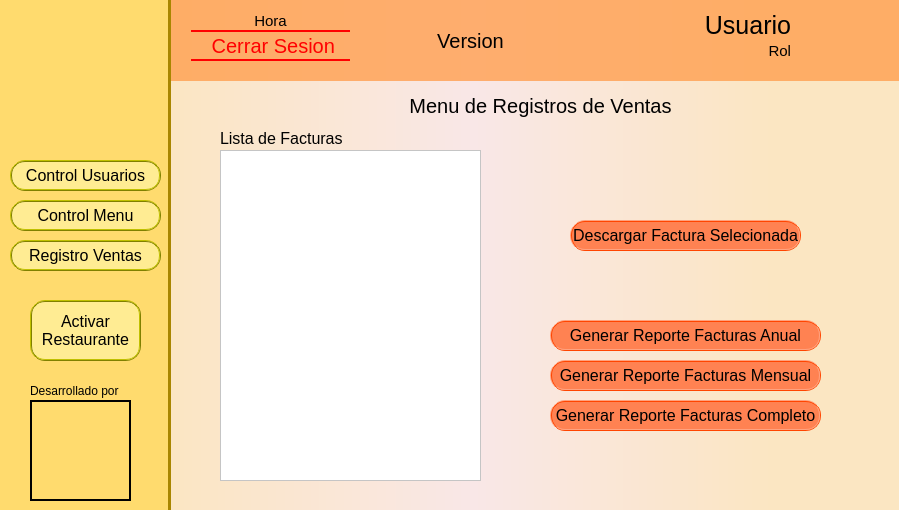
<?xml version="1.0" encoding="UTF-8"?>
<ui version="4.0">
 <class>VentanaPrincipalAdmin</class>
 <widget class="QMainWindow" name="VentanaPrincipalAdmin">
  <property name="geometry">
   <rect>
    <x>0</x>
    <y>0</y>
    <width>899</width>
    <height>510</height>
   </rect>
  </property>
  <property name="windowTitle">
   <string>RestauranTEC Principal Admin</string>
  </property>
  <property name="windowIcon">
   <iconset>
    <normaloff>img/LogoApp.png</normaloff>
    <normalon>img/LogoApp.png</normalon>img/LogoApp.png</iconset>
  </property>
  <property name="styleSheet">
   <string notr="true">QWidget#centralwidget{
	background-color: 
		qlineargradient(spread:pad, x1:0.181, y1:0, x2:0.858, y2:0, stop:0#fbe6c2, stop:0.511364 #F9E7E7, stop:1 #fbe6c2);
}
QFrame#frame_1{
	background-color:rgb(255, 157, 77, 200) ;
}
QFrame#frame_2
{
	background-color: #ffdb6e;
	border-right: 3px solid #a98600;
}  
</string>
  </property>
  <widget class="QWidget" name="centralwidget">
   <widget class="QFrame" name="frame_1">
    <property name="geometry">
     <rect>
      <x>170</x>
      <y>0</y>
      <width>731</width>
      <height>81</height>
     </rect>
    </property>
    <property name="styleSheet">
     <string notr="true">QWidget{
	font-size: 20px;
}

QPushButton{
	color: red;
	background-color: rgba(0,0,0, 0) ;
	border-bottom: 2px solid red;
	border-top: 2px solid red;
    border-radius: 1px;
}
QPushButton:hover{
	color: #c20d00;
 	border-color: #c20d00;
}
QPushButton:pressed{
	color: #ff41330;
 	border-color: #ff4133;
}

QLabel#label_2{
	font-size: 25px;
}
QLabel#label, QLabel#label_3{
	font-size: 15px;
}</string>
    </property>
    <widget class="QLabel" name="label">
     <property name="geometry">
      <rect>
       <x>400</x>
       <y>40</y>
       <width>221</width>
       <height>21</height>
      </rect>
     </property>
     <property name="text">
      <string>Rol</string>
     </property>
     <property name="alignment">
      <set>Qt::AlignRight|Qt::AlignTrailing|Qt::AlignVCenter</set>
     </property>
    </widget>
    <widget class="QLabel" name="label_3">
     <property name="geometry">
      <rect>
       <x>20</x>
       <y>10</y>
       <width>161</width>
       <height>21</height>
      </rect>
     </property>
     <property name="text">
      <string>Hora</string>
     </property>
     <property name="alignment">
      <set>Qt::AlignCenter</set>
     </property>
    </widget>
    <widget class="QLabel" name="label_2">
     <property name="geometry">
      <rect>
       <x>400</x>
       <y>10</y>
       <width>221</width>
       <height>31</height>
      </rect>
     </property>
     <property name="text">
      <string>Usuario</string>
     </property>
     <property name="alignment">
      <set>Qt::AlignRight|Qt::AlignTrailing|Qt::AlignVCenter</set>
     </property>
    </widget>
    <widget class="QLabel" name="label_41">
     <property name="geometry">
      <rect>
       <x>200</x>
       <y>30</y>
       <width>201</width>
       <height>21</height>
      </rect>
     </property>
     <property name="text">
      <string>Version</string>
     </property>
     <property name="alignment">
      <set>Qt::AlignCenter</set>
     </property>
    </widget>
    <widget class="QLabel" name="label_42">
     <property name="geometry">
      <rect>
       <x>650</x>
       <y>0</y>
       <width>61</width>
       <height>81</height>
      </rect>
     </property>
     <property name="styleSheet">
      <string notr="true"/>
     </property>
     <property name="text">
      <string/>
     </property>
     <property name="pixmap">
      <pixmap>img/User_icon.png</pixmap>
     </property>
     <property name="scaledContents">
      <bool>true</bool>
     </property>
    </widget>
    <widget class="QPushButton" name="pushButton_4">
     <property name="geometry">
      <rect>
       <x>20</x>
       <y>30</y>
       <width>161</width>
       <height>31</height>
      </rect>
     </property>
     <property name="text">
      <string> Cerrar Sesion</string>
     </property>
     <property name="icon">
      <iconset>
       <normaloff>img/Red_cross.png</normaloff>img/Red_cross.png</iconset>
     </property>
     <property name="iconSize">
      <size>
       <width>20</width>
       <height>20</height>
      </size>
     </property>
    </widget>
   </widget>
   <widget class="QFrame" name="frame_2">
    <property name="geometry">
     <rect>
      <x>0</x>
      <y>0</y>
      <width>171</width>
      <height>511</height>
     </rect>
    </property>
    <property name="styleSheet">
     <string notr="true">QWidget{

}
QLabel{
	font-size: 12px;
}
QPushButton{
	font-size: 16px;
	color: black;
	background-color: rgba(255,249,174, 150) ;
	border: 2px ridge #808000;
    border-radius: 15px;
}
QPushButton:hover{
	background-color:#fff9ae ;
	color: #a98600;
}
QPushButton:pressed{
	background-color:#a98600 ;
	color: #FFFF00;
}
</string>
    </property>
    <widget class="QLabel" name="label_4">
     <property name="geometry">
      <rect>
       <x>30</x>
       <y>400</y>
       <width>101</width>
       <height>101</height>
      </rect>
     </property>
     <property name="styleSheet">
      <string notr="true"> border: 2px solid rgb(0, 0, 0);</string>
     </property>
     <property name="text">
      <string/>
     </property>
     <property name="pixmap">
      <pixmap>img/logoWM.jpg</pixmap>
     </property>
     <property name="scaledContents">
      <bool>true</bool>
     </property>
    </widget>
    <widget class="QLabel" name="label_5">
     <property name="geometry">
      <rect>
       <x>30</x>
       <y>380</y>
       <width>101</width>
       <height>21</height>
      </rect>
     </property>
     <property name="text">
      <string>Desarrollado por</string>
     </property>
    </widget>
    <widget class="QPushButton" name="pushButton">
     <property name="geometry">
      <rect>
       <x>10</x>
       <y>160</y>
       <width>151</width>
       <height>31</height>
      </rect>
     </property>
     <property name="text">
      <string>Control Usuarios</string>
     </property>
    </widget>
    <widget class="QPushButton" name="pushButton_2">
     <property name="geometry">
      <rect>
       <x>10</x>
       <y>200</y>
       <width>151</width>
       <height>31</height>
      </rect>
     </property>
     <property name="text">
      <string>Control Menu</string>
     </property>
    </widget>
    <widget class="QPushButton" name="pushButton_3">
     <property name="geometry">
      <rect>
       <x>10</x>
       <y>240</y>
       <width>151</width>
       <height>31</height>
      </rect>
     </property>
     <property name="text">
      <string>Registro Ventas</string>
     </property>
    </widget>
    <widget class="QPushButton" name="pushButton_5">
     <property name="geometry">
      <rect>
       <x>30</x>
       <y>300</y>
       <width>111</width>
       <height>61</height>
      </rect>
     </property>
     <property name="text">
      <string>Activar
Restaurante</string>
     </property>
    </widget>
    <widget class="QLabel" name="label_6">
     <property name="geometry">
      <rect>
       <x>20</x>
       <y>10</y>
       <width>131</width>
       <height>131</height>
      </rect>
     </property>
     <property name="styleSheet">
      <string notr="true"/>
     </property>
     <property name="text">
      <string/>
     </property>
     <property name="pixmap">
      <pixmap>img/LogoApp.png</pixmap>
     </property>
     <property name="scaledContents">
      <bool>true</bool>
     </property>
    </widget>
   </widget>
   <widget class="QStackedWidget" name="stackedWidget">
    <property name="geometry">
     <rect>
      <x>180</x>
      <y>80</y>
      <width>711</width>
      <height>431</height>
     </rect>
    </property>
    <property name="styleSheet">
     <string notr="true">QWidget{
	font-size: 16px;
}
QWidget#stackedWidget{
	background-color:rgba(0, 0, 0, 0) ;
}

QLabel#label_7, QLabel#label_9, QLabel#label_40{
	font-size: 20px;
}
QLineEdit, QComboBox{
	font-size: 12px;
    border-radius: 10px;
}
QComboBox::drop-down {
    width: 25px;
    border-left-width: 5px;
    border-left-color:#FF4500;
    border-left-style: groove; /* just a single line */
    border-top-right-radius: 10px; /* same radius as the QComboBox */
    border-bottom-right-radius: 3px;
}
QComboBox::down-arrow {
    image: url(C://Users/Alexander/Desktop/RestauranTEC/RestauranTec/img/arrow.png);
}


QPushButton{
	font-size: 16px;
	color: black;
	background-color: rgba(255,127,80, 250) ;
	border: 2px ridge #FF4500;
    border-radius: 15px;
}
QPushButton:hover{
	background-color:rgba(255,127,80, 150) ;
	color: #FF4500;
}
QPushButton:pressed{
	background-color:#FF4500 ;
	color:black;
}


QListWidget {
	background: white;
}
QListView::item { 
	background-color:#fff9ae;
	color:#a98600;
 }
QListView::item:alternate {
 	background-color:#a98600;
	color: rgb(255, 232, 99);
 } 
QListView::item:selected {
	background-color: rgba(255,127,80, 250);
	color:  black;
 }

</string>
    </property>
    <property name="currentIndex">
     <number>3</number>
    </property>
    <widget class="QWidget" name="page_4"/>
    <widget class="QWidget" name="page">
     <widget class="QLabel" name="label_7">
      <property name="geometry">
       <rect>
        <x>210</x>
        <y>10</y>
        <width>491</width>
        <height>20</height>
       </rect>
      </property>
      <property name="text">
       <string>Menu de Control de Usuarios</string>
      </property>
      <property name="alignment">
       <set>Qt::AlignCenter</set>
      </property>
     </widget>
     <widget class="QListWidget" name="listProd">
      <property name="geometry">
       <rect>
        <x>10</x>
        <y>40</y>
        <width>191</width>
        <height>381</height>
       </rect>
      </property>
      <property name="font">
       <font>
        <family>Prototype</family>
        <pointsize>-1</pointsize>
        <weight>50</weight>
        <italic>false</italic>
        <bold>false</bold>
       </font>
      </property>
      <property name="styleSheet">
       <string notr="true"/>
      </property>
      <property name="alternatingRowColors">
       <bool>true</bool>
      </property>
     </widget>
     <widget class="QPushButton" name="pushButton_6">
      <property name="geometry">
       <rect>
        <x>570</x>
        <y>380</y>
        <width>91</width>
        <height>31</height>
       </rect>
      </property>
      <property name="text">
       <string>Cancelar</string>
      </property>
     </widget>
     <widget class="QPushButton" name="pushButton_7">
      <property name="geometry">
       <rect>
        <x>410</x>
        <y>380</y>
        <width>91</width>
        <height>31</height>
       </rect>
      </property>
      <property name="text">
       <string>Limpiar</string>
      </property>
     </widget>
     <widget class="QPushButton" name="pushButton_8">
      <property name="geometry">
       <rect>
        <x>250</x>
        <y>380</y>
        <width>91</width>
        <height>31</height>
       </rect>
      </property>
      <property name="text">
       <string>Guardar</string>
      </property>
     </widget>
     <widget class="QLabel" name="label_10">
      <property name="geometry">
       <rect>
        <x>10</x>
        <y>20</y>
        <width>191</width>
        <height>16</height>
       </rect>
      </property>
      <property name="font">
       <font>
        <pointsize>-1</pointsize>
       </font>
      </property>
      <property name="text">
       <string>Lista de Usuarios</string>
      </property>
      <property name="alignment">
       <set>Qt::AlignLeading|Qt::AlignLeft|Qt::AlignVCenter</set>
      </property>
     </widget>
     <widget class="QLineEdit" name="lineEdit">
      <property name="geometry">
       <rect>
        <x>310</x>
        <y>150</y>
        <width>141</width>
        <height>20</height>
       </rect>
      </property>
      <property name="text">
       <string/>
      </property>
     </widget>
     <widget class="QLineEdit" name="lineEdit_2">
      <property name="geometry">
       <rect>
        <x>310</x>
        <y>190</y>
        <width>141</width>
        <height>20</height>
       </rect>
      </property>
     </widget>
     <widget class="QLineEdit" name="lineEdit_3">
      <property name="geometry">
       <rect>
        <x>310</x>
        <y>230</y>
        <width>141</width>
        <height>20</height>
       </rect>
      </property>
      <property name="text">
       <string/>
      </property>
     </widget>
     <widget class="QLineEdit" name="lineEdit_5">
      <property name="geometry">
       <rect>
        <x>310</x>
        <y>350</y>
        <width>141</width>
        <height>20</height>
       </rect>
      </property>
     </widget>
     <widget class="QLineEdit" name="lineEdit_6">
      <property name="geometry">
       <rect>
        <x>310</x>
        <y>310</y>
        <width>141</width>
        <height>20</height>
       </rect>
      </property>
     </widget>
     <widget class="QComboBox" name="comboBox">
      <property name="geometry">
       <rect>
        <x>560</x>
        <y>270</y>
        <width>141</width>
        <height>22</height>
       </rect>
      </property>
      <item>
       <property name="text">
        <string/>
       </property>
      </item>
      <item>
       <property name="text">
        <string>ADMON</string>
       </property>
      </item>
      <item>
       <property name="text">
        <string>WORKER</string>
       </property>
      </item>
     </widget>
     <widget class="QLabel" name="label_11">
      <property name="geometry">
       <rect>
        <x>210</x>
        <y>150</y>
        <width>111</width>
        <height>16</height>
       </rect>
      </property>
      <property name="text">
       <string>Nombre</string>
      </property>
     </widget>
     <widget class="QLabel" name="label_12">
      <property name="geometry">
       <rect>
        <x>210</x>
        <y>190</y>
        <width>111</width>
        <height>21</height>
       </rect>
      </property>
      <property name="text">
       <string>1er Apellido</string>
      </property>
     </widget>
     <widget class="QLabel" name="label_13">
      <property name="geometry">
       <rect>
        <x>460</x>
        <y>350</y>
        <width>61</width>
        <height>16</height>
       </rect>
      </property>
      <property name="text">
       <string>Telefono</string>
      </property>
     </widget>
     <widget class="QLabel" name="label_14">
      <property name="geometry">
       <rect>
        <x>210</x>
        <y>350</y>
        <width>111</width>
        <height>16</height>
       </rect>
      </property>
      <property name="text">
       <string>Direccion</string>
      </property>
     </widget>
     <widget class="QLabel" name="label_15">
      <property name="geometry">
       <rect>
        <x>210</x>
        <y>230</y>
        <width>111</width>
        <height>21</height>
       </rect>
      </property>
      <property name="text">
       <string>2nd Apellido</string>
      </property>
     </widget>
     <widget class="QLabel" name="label_16">
      <property name="geometry">
       <rect>
        <x>460</x>
        <y>310</y>
        <width>61</width>
        <height>16</height>
       </rect>
      </property>
      <property name="text">
       <string>Correo</string>
      </property>
     </widget>
     <widget class="QLabel" name="label_17">
      <property name="geometry">
       <rect>
        <x>210</x>
        <y>270</y>
        <width>111</width>
        <height>21</height>
       </rect>
      </property>
      <property name="text">
       <string>Tipo de Doc</string>
      </property>
      <property name="alignment">
       <set>Qt::AlignLeading|Qt::AlignLeft|Qt::AlignTop</set>
      </property>
     </widget>
     <widget class="QLabel" name="label_18">
      <property name="geometry">
       <rect>
        <x>210</x>
        <y>310</y>
        <width>111</width>
        <height>16</height>
       </rect>
      </property>
      <property name="text">
       <string>Num de Doc</string>
      </property>
     </widget>
     <widget class="QLabel" name="label_19">
      <property name="geometry">
       <rect>
        <x>460</x>
        <y>270</y>
        <width>61</width>
        <height>16</height>
       </rect>
      </property>
      <property name="text">
       <string>Rol</string>
      </property>
     </widget>
     <widget class="QLabel" name="label_20">
      <property name="geometry">
       <rect>
        <x>460</x>
        <y>150</y>
        <width>81</width>
        <height>16</height>
       </rect>
      </property>
      <property name="text">
       <string>Usuario</string>
      </property>
     </widget>
     <widget class="QLabel" name="label_21">
      <property name="geometry">
       <rect>
        <x>460</x>
        <y>190</y>
        <width>91</width>
        <height>16</height>
       </rect>
      </property>
      <property name="text">
       <string>Contraseña</string>
      </property>
     </widget>
     <widget class="QLabel" name="label_22">
      <property name="geometry">
       <rect>
        <x>460</x>
        <y>230</y>
        <width>61</width>
        <height>16</height>
       </rect>
      </property>
      <property name="text">
       <string>Estado</string>
      </property>
     </widget>
     <widget class="QLineEdit" name="lineEdit_4">
      <property name="geometry">
       <rect>
        <x>560</x>
        <y>150</y>
        <width>141</width>
        <height>20</height>
       </rect>
      </property>
      <property name="text">
       <string/>
      </property>
     </widget>
     <widget class="QLineEdit" name="lineEdit_10">
      <property name="geometry">
       <rect>
        <x>560</x>
        <y>310</y>
        <width>141</width>
        <height>20</height>
       </rect>
      </property>
     </widget>
     <widget class="QLineEdit" name="lineEdit_11">
      <property name="geometry">
       <rect>
        <x>560</x>
        <y>350</y>
        <width>141</width>
        <height>20</height>
       </rect>
      </property>
     </widget>
     <widget class="QLineEdit" name="lineEdit_12">
      <property name="geometry">
       <rect>
        <x>560</x>
        <y>190</y>
        <width>141</width>
        <height>20</height>
       </rect>
      </property>
     </widget>
     <widget class="QComboBox" name="comboBox_2">
      <property name="geometry">
       <rect>
        <x>560</x>
        <y>230</y>
        <width>141</width>
        <height>22</height>
       </rect>
      </property>
      <item>
       <property name="text">
        <string/>
       </property>
      </item>
      <item>
       <property name="text">
        <string>ACTIVO</string>
       </property>
      </item>
      <item>
       <property name="text">
        <string>EN PELIGRO</string>
       </property>
      </item>
      <item>
       <property name="text">
        <string>BLOQUEADO</string>
       </property>
      </item>
     </widget>
     <widget class="QComboBox" name="comboBox_3">
      <property name="geometry">
       <rect>
        <x>310</x>
        <y>270</y>
        <width>141</width>
        <height>22</height>
       </rect>
      </property>
      <item>
       <property name="text">
        <string/>
       </property>
      </item>
      <item>
       <property name="text">
        <string>Cedula Ciudadania</string>
       </property>
      </item>
      <item>
       <property name="text">
        <string>Cedula Extrangeria</string>
       </property>
      </item>
      <item>
       <property name="text">
        <string>NIT</string>
       </property>
      </item>
     </widget>
     <widget class="QPushButton" name="pushButton_11">
      <property name="geometry">
       <rect>
        <x>390</x>
        <y>50</y>
        <width>131</width>
        <height>31</height>
       </rect>
      </property>
      <property name="text">
       <string>Añádir Usuario</string>
      </property>
     </widget>
     <widget class="QPushButton" name="pushButton_9">
      <property name="geometry">
       <rect>
        <x>220</x>
        <y>50</y>
        <width>131</width>
        <height>31</height>
       </rect>
      </property>
      <property name="text">
       <string>Editar Usuario</string>
      </property>
     </widget>
     <widget class="QPushButton" name="pushButton_10">
      <property name="geometry">
       <rect>
        <x>560</x>
        <y>50</y>
        <width>131</width>
        <height>31</height>
       </rect>
      </property>
      <property name="text">
       <string>Eliminar Usuario</string>
      </property>
     </widget>
     <widget class="QLabel" name="label_39">
      <property name="geometry">
       <rect>
        <x>210</x>
        <y>110</y>
        <width>491</width>
        <height>20</height>
       </rect>
      </property>
      <property name="text">
       <string>Informacion Usuario</string>
      </property>
      <property name="alignment">
       <set>Qt::AlignCenter</set>
      </property>
     </widget>
     <widget class="Line" name="line">
      <property name="geometry">
       <rect>
        <x>210</x>
        <y>90</y>
        <width>491</width>
        <height>20</height>
       </rect>
      </property>
      <property name="orientation">
       <enum>Qt::Horizontal</enum>
      </property>
     </widget>
     <widget class="Line" name="line_2">
      <property name="geometry">
       <rect>
        <x>210</x>
        <y>410</y>
        <width>491</width>
        <height>20</height>
       </rect>
      </property>
      <property name="orientation">
       <enum>Qt::Horizontal</enum>
      </property>
     </widget>
    </widget>
    <widget class="QWidget" name="page_2">
     <widget class="QLabel" name="label_55">
      <property name="geometry">
       <rect>
        <x>220</x>
        <y>170</y>
        <width>111</width>
        <height>16</height>
       </rect>
      </property>
      <property name="text">
       <string>Nombre</string>
      </property>
     </widget>
     <widget class="QLabel" name="label_44">
      <property name="geometry">
       <rect>
        <x>220</x>
        <y>290</y>
        <width>111</width>
        <height>21</height>
       </rect>
      </property>
      <property name="text">
       <string>Descripcion</string>
      </property>
      <property name="alignment">
       <set>Qt::AlignLeading|Qt::AlignLeft|Qt::AlignTop</set>
      </property>
     </widget>
     <widget class="QLabel" name="label_50">
      <property name="geometry">
       <rect>
        <x>220</x>
        <y>250</y>
        <width>111</width>
        <height>21</height>
       </rect>
      </property>
      <property name="text">
       <string>Tipo</string>
      </property>
     </widget>
     <widget class="Line" name="line_4">
      <property name="geometry">
       <rect>
        <x>210</x>
        <y>400</y>
        <width>491</width>
        <height>20</height>
       </rect>
      </property>
      <property name="orientation">
       <enum>Qt::Horizontal</enum>
      </property>
     </widget>
     <widget class="QLabel" name="label_54">
      <property name="geometry">
       <rect>
        <x>220</x>
        <y>210</y>
        <width>111</width>
        <height>16</height>
       </rect>
      </property>
      <property name="text">
       <string>Precio</string>
      </property>
     </widget>
     <widget class="Line" name="line_3">
      <property name="geometry">
       <rect>
        <x>210</x>
        <y>100</y>
        <width>491</width>
        <height>20</height>
       </rect>
      </property>
      <property name="orientation">
       <enum>Qt::Horizontal</enum>
      </property>
     </widget>
     <widget class="QLineEdit" name="lineEdit_19">
      <property name="geometry">
       <rect>
        <x>310</x>
        <y>210</y>
        <width>201</width>
        <height>20</height>
       </rect>
      </property>
     </widget>
     <widget class="QPushButton" name="pushButton_22">
      <property name="geometry">
       <rect>
        <x>560</x>
        <y>360</y>
        <width>91</width>
        <height>31</height>
       </rect>
      </property>
      <property name="text">
       <string>Cancelar</string>
      </property>
     </widget>
     <widget class="QPushButton" name="pushButton_20">
      <property name="geometry">
       <rect>
        <x>250</x>
        <y>360</y>
        <width>91</width>
        <height>31</height>
       </rect>
      </property>
      <property name="text">
       <string>Guardar</string>
      </property>
     </widget>
     <widget class="QListWidget" name="listProd_3">
      <property name="geometry">
       <rect>
        <x>10</x>
        <y>40</y>
        <width>191</width>
        <height>371</height>
       </rect>
      </property>
      <property name="font">
       <font>
        <family>Prototype</family>
        <pointsize>-1</pointsize>
        <weight>50</weight>
        <italic>false</italic>
        <bold>false</bold>
       </font>
      </property>
      <property name="styleSheet">
       <string notr="true"/>
      </property>
      <property name="alternatingRowColors">
       <bool>true</bool>
      </property>
     </widget>
     <widget class="QLineEdit" name="lineEdit_25">
      <property name="geometry">
       <rect>
        <x>310</x>
        <y>170</y>
        <width>201</width>
        <height>20</height>
       </rect>
      </property>
      <property name="text">
       <string/>
      </property>
     </widget>
     <widget class="QPushButton" name="pushButton_18">
      <property name="geometry">
       <rect>
        <x>210</x>
        <y>60</y>
        <width>131</width>
        <height>31</height>
       </rect>
      </property>
      <property name="text">
       <string>Eliminar Plato</string>
      </property>
     </widget>
     <widget class="QPushButton" name="pushButton_21">
      <property name="geometry">
       <rect>
        <x>560</x>
        <y>60</y>
        <width>131</width>
        <height>31</height>
       </rect>
      </property>
      <property name="text">
       <string>Editar Plato</string>
      </property>
     </widget>
     <widget class="QPushButton" name="pushButton_19">
      <property name="geometry">
       <rect>
        <x>390</x>
        <y>60</y>
        <width>131</width>
        <height>31</height>
       </rect>
      </property>
      <property name="text">
       <string>Añádir Plato</string>
      </property>
     </widget>
     <widget class="QPushButton" name="pushButton_23">
      <property name="geometry">
       <rect>
        <x>400</x>
        <y>360</y>
        <width>91</width>
        <height>31</height>
       </rect>
      </property>
      <property name="text">
       <string>Limpiar</string>
      </property>
     </widget>
     <widget class="QLabel" name="label_47">
      <property name="geometry">
       <rect>
        <x>210</x>
        <y>130</y>
        <width>491</width>
        <height>20</height>
       </rect>
      </property>
      <property name="text">
       <string>Informacion Usuario</string>
      </property>
      <property name="alignment">
       <set>Qt::AlignCenter</set>
      </property>
     </widget>
     <widget class="QComboBox" name="comboBox_9">
      <property name="geometry">
       <rect>
        <x>310</x>
        <y>250</y>
        <width>201</width>
        <height>22</height>
       </rect>
      </property>
      <item>
       <property name="text">
        <string/>
       </property>
      </item>
      <item>
       <property name="text">
        <string>BEBIDA</string>
       </property>
      </item>
      <item>
       <property name="text">
        <string>PRINCIPAL</string>
       </property>
      </item>
      <item>
       <property name="text">
        <string>ENTRADA</string>
       </property>
      </item>
     </widget>
     <widget class="QLabel" name="label_9">
      <property name="geometry">
       <rect>
        <x>210</x>
        <y>20</y>
        <width>491</width>
        <height>20</height>
       </rect>
      </property>
      <property name="text">
       <string>Menu de Control de Menu</string>
      </property>
      <property name="alignment">
       <set>Qt::AlignCenter</set>
      </property>
     </widget>
     <widget class="QLabel" name="label_46">
      <property name="geometry">
       <rect>
        <x>10</x>
        <y>20</y>
        <width>191</width>
        <height>16</height>
       </rect>
      </property>
      <property name="font">
       <font>
        <pointsize>-1</pointsize>
       </font>
      </property>
      <property name="text">
       <string>Lista de Platos</string>
      </property>
      <property name="alignment">
       <set>Qt::AlignLeading|Qt::AlignLeft|Qt::AlignVCenter</set>
      </property>
     </widget>
     <widget class="QLabel" name="label_43">
      <property name="geometry">
       <rect>
        <x>550</x>
        <y>210</y>
        <width>121</width>
        <height>121</height>
       </rect>
      </property>
      <property name="styleSheet">
       <string notr="true"/>
      </property>
      <property name="text">
       <string/>
      </property>
      <property name="pixmap">
       <pixmap>img/Taco.png</pixmap>
      </property>
      <property name="scaledContents">
       <bool>true</bool>
      </property>
     </widget>
     <widget class="QLabel" name="label_56">
      <property name="geometry">
       <rect>
        <x>560</x>
        <y>170</y>
        <width>111</width>
        <height>16</height>
       </rect>
      </property>
      <property name="text">
       <string>Foto</string>
      </property>
     </widget>
     <widget class="QTextEdit" name="textEdit">
      <property name="geometry">
       <rect>
        <x>310</x>
        <y>290</y>
        <width>201</width>
        <height>61</height>
       </rect>
      </property>
     </widget>
    </widget>
    <widget class="QWidget" name="page_3">
     <widget class="QLabel" name="label_52">
      <property name="geometry">
       <rect>
        <x>40</x>
        <y>50</y>
        <width>191</width>
        <height>16</height>
       </rect>
      </property>
      <property name="font">
       <font>
        <pointsize>-1</pointsize>
       </font>
      </property>
      <property name="text">
       <string>Lista de Facturas</string>
      </property>
      <property name="alignment">
       <set>Qt::AlignLeading|Qt::AlignLeft|Qt::AlignVCenter</set>
      </property>
     </widget>
     <widget class="QPushButton" name="pushButton_27">
      <property name="geometry">
       <rect>
        <x>370</x>
        <y>320</y>
        <width>271</width>
        <height>31</height>
       </rect>
      </property>
      <property name="text">
       <string>Generar Reporte Facturas Completo</string>
      </property>
     </widget>
     <widget class="QLabel" name="label_40">
      <property name="geometry">
       <rect>
        <x>20</x>
        <y>10</y>
        <width>681</width>
        <height>31</height>
       </rect>
      </property>
      <property name="text">
       <string>Menu de Registros de Ventas</string>
      </property>
      <property name="alignment">
       <set>Qt::AlignCenter</set>
      </property>
     </widget>
     <widget class="QListWidget" name="listProd_4">
      <property name="geometry">
       <rect>
        <x>40</x>
        <y>70</y>
        <width>261</width>
        <height>331</height>
       </rect>
      </property>
      <property name="font">
       <font>
        <family>Prototype</family>
        <pointsize>-1</pointsize>
        <weight>50</weight>
        <italic>false</italic>
        <bold>false</bold>
       </font>
      </property>
      <property name="styleSheet">
       <string notr="true"/>
      </property>
      <property name="alternatingRowColors">
       <bool>true</bool>
      </property>
     </widget>
     <widget class="QPushButton" name="pushButton_26">
      <property name="geometry">
       <rect>
        <x>390</x>
        <y>140</y>
        <width>231</width>
        <height>31</height>
       </rect>
      </property>
      <property name="text">
       <string>Descargar Factura Selecionada</string>
      </property>
     </widget>
     <widget class="QPushButton" name="pushButton_29">
      <property name="geometry">
       <rect>
        <x>370</x>
        <y>240</y>
        <width>271</width>
        <height>31</height>
       </rect>
      </property>
      <property name="text">
       <string>Generar Reporte Facturas Anual</string>
      </property>
     </widget>
     <widget class="QPushButton" name="pushButton_30">
      <property name="geometry">
       <rect>
        <x>370</x>
        <y>280</y>
        <width>271</width>
        <height>31</height>
       </rect>
      </property>
      <property name="text">
       <string>Generar Reporte Facturas Mensual</string>
      </property>
     </widget>
     <widget class="QLabel" name="label_53">
      <property name="geometry">
       <rect>
        <x>410</x>
        <y>110</y>
        <width>191</width>
        <height>16</height>
       </rect>
      </property>
      <property name="font">
       <font>
        <pointsize>-1</pointsize>
       </font>
      </property>
      <property name="text">
       <string/>
      </property>
      <property name="alignment">
       <set>Qt::AlignCenter</set>
      </property>
     </widget>
    </widget>
   </widget>
  </widget>
  <action name="actionSalir">
   <property name="text">
    <string>Salir</string>
   </property>
  </action>
 </widget>
 <resources/>
 <connections/>
</ui>
